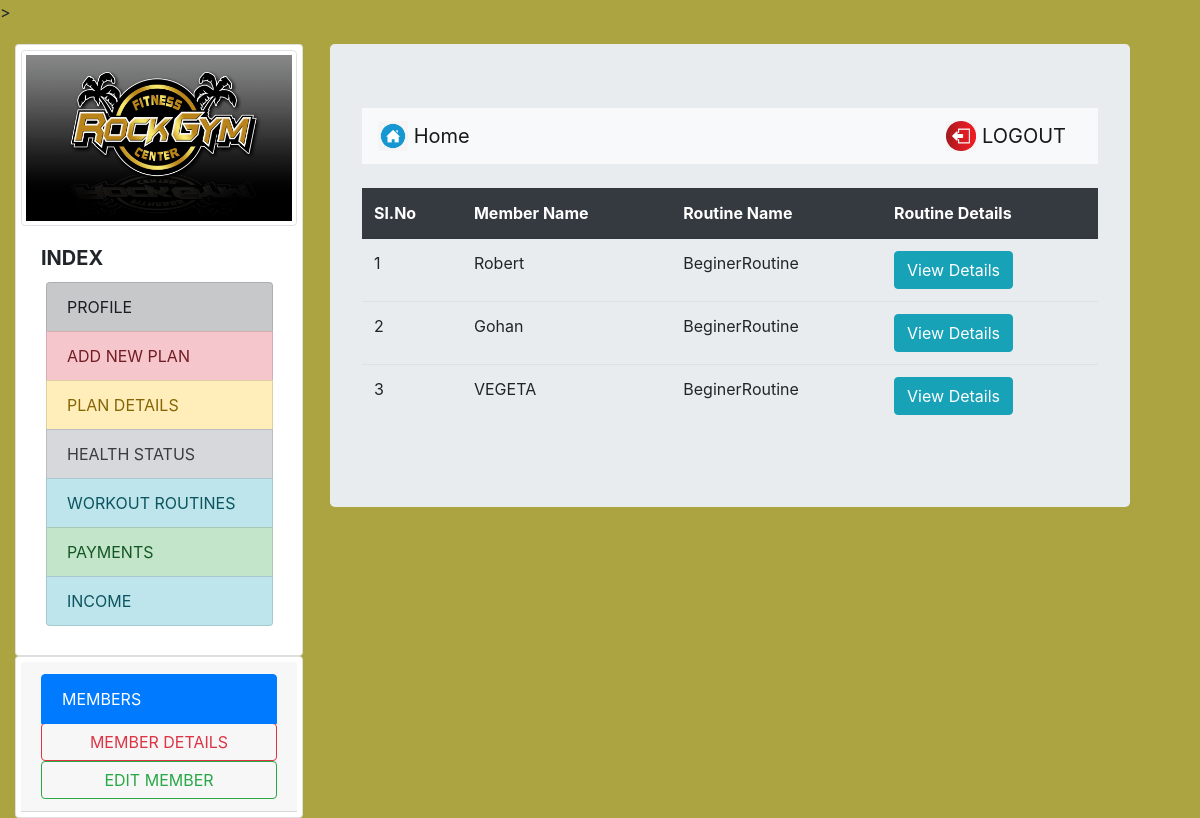
The page /viewroutine.php on the database its author committed.
### tables this page shows
CREATE TABLE `timetable` (
  `tid` varchar(12) NOT NULL,
  `tname` varchar(45) DEFAULT NULL,
  `day1` varchar(200) DEFAULT NULL,
  `day2` varchar(200) DEFAULT NULL,
  `day3` varchar(200) DEFAULT NULL,
  `day4` varchar(200) DEFAULT NULL,
  `day5` varchar(200) DEFAULT NULL,
  `day6` varchar(200) DEFAULT NULL
);

CREATE TABLE `users` (
  `userid` varchar(20) NOT NULL,
  `username` varchar(40) NOT NULL,
  `gender` varchar(8) NOT NULL,
  `mobile` varchar(20) NOT NULL,
  `email` varchar(20) NOT NULL,
  `dob` varchar(10) NOT NULL,
  `joining_date` varchar(10) NOT NULL
);

### viewroutine.php (the view, shortened to what this page needs)
<?php
require 'include/db_conn.php';
?>
<!DOCTYPE html>
<html lang="en" dir="ltr">
  <head>
    <head>
      <link rel="stylesheet" href="https://maxcdn.bootstrapcdn.com/bootstrap/4.0.0-beta/css/bootstrap.min.css">
    </head>
  </head>
  <body>
  <div class="container-fluid">
        <div class="row"style="padding-top:20px;">
              <?php include('sidenav.php'); ?>
              <div class="col-md-8">
              <div class="container">
    <div class="jumbotron" style="width:800px  ;" >
<nav class="navbar navbar-light bg-light">
  <a class="navbar-brand" href="new_entry.php">
    <img src="images/98.png" width="30" height="30" class="d-inline-block align-top" alt="">
    Home
  </a>
  <a class="navbar-brand" href="index.php">
    <img src="images/90.jfif" width="30" height="30" class="d-inline-block align-top" alt="">
    LOGOUT
  </a>
</nav>
<br>
<table class="table">
  <thead class="thead-dark">
    <tr>
      <th class="bg-dark" style="color:white;">Sl.No</th>      <th class="bg-dark" style="color:white;">Member Name</th>
      <th class="bg-dark" style="color:white;">Routine Name</th>
        <th class="bg-dark" style="color:white;">Routine Details</th>
    </tr>
  </thead>
  <tbody>
				<?php
					$query  = "select * FROM users a, timetable b
        WHERE a.userid = b.tid";
					$result = mysqli_query($con, $query);
					$sno    = 1;
					if (mysqli_affected_rows($con) != 0)
					{
					    while ($row = mysqli_fetch_array($result, MYSQLI_ASSOC))
						{
					                 echo "<tr><td>".$sno."</td>";
                           echo "<td>" . $row['username'] . "</td>";
					                echo "<td>" . $row['tname'] . "</td>";
					                $sno++;
					              echo '<td><a href="viewdetailroutine.php?id='.$row['tid'].'"><input type="button" class="btn btn-info" value="View Details" ></a></td></tr>';
					    }
					}
					?>
				</tbody>
		</table>
</div>
</div>
    	</div>
    </body>
</html>

### viewroutine.php (style rules this page uses)
body { background-color: #7AAC83; }

### sidenav.php (style rules this page uses)
body { background-color: #ABA440; }

### rows shown on the page
timetable: tid.username "Robert", tname "BeginerRoutine"
timetable: tid.username "Gohan", tname "BeginerRoutine"
timetable: tid.username "VEGETA", tname "BeginerRoutine"
